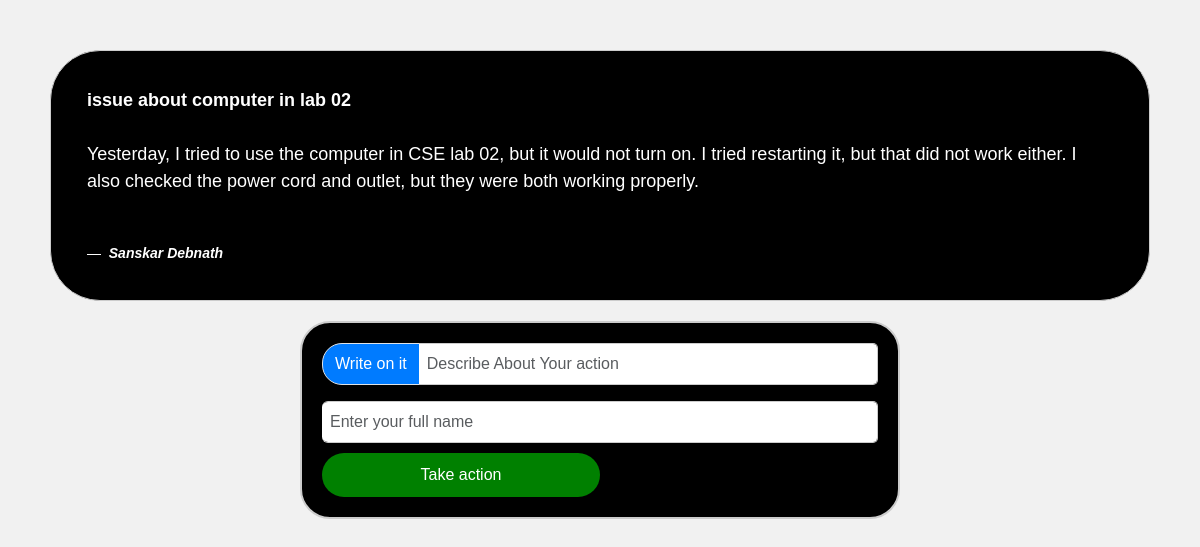
The page /action.php?id=sans@2023-y3&sl=58 (signed in) on the database its author committed.
### tables this page shows
CREATE TABLE `conversation` (
  `fname` varchar(30) DEFAULT NULL,
  `mname` varchar(11) NOT NULL,
  `lname` varchar(20) DEFAULT NULL,
  `subject` varchar(100) DEFAULT NULL,
  `comments` varchar(1000) NOT NULL,
  `id` varchar(40) DEFAULT NULL,
  `priority` int DEFAULT '0',
  `comments_date` date DEFAULT NULL,
  `serial` int NOT NULL,
  `token_no` varchar(60) DEFAULT NULL,
  `comment_date` datetime DEFAULT CURRENT_TIMESTAMP
);

### action.php (the view, shortened to what this page needs)
<?php
include 'server.php';
require 'globalstyle.php';
$usrid = 0;
$usr_ser = 0;
if (isset($_GET['id']) && isset($_GET['sl'])) {
  $usrid = (int) $_GET['id'];
  $usr_ser = (int) $_GET['sl'];
}
$sql = "SELECT * FROM conversation WHERE id = $usrid AND serial = $usr_ser";
$result = $connection->query($sql);
$fname = '';
$lname = '';
$subject = '';
$comments = '';
if ($result->num_rows > 0) {
  $row = $result->fetch_object();
  $fname = $row->fname;
  $lname = $row->lname;
  $subject = $row->subject;
  $comments = $row->comments;
} else {
  echo "Error: Record not found";
}
?><!DOCTYPE html>
<html lang="en">
<head>
</head>
<body>
  <div class="card">
    <div class="card-body">
      <blockquote class="blockquote mb-0">
        <p>
          <b><?php echo $subject; ?><br><br></b>
          <?php echo $comments; ?>
        </p><br>
        <footer class="blockquote-footer"><cite title="Source Title"><b>
          <?php echo $fname . " " . $lname; ?></b></cite></footer>
      </blockquote>
    </div>
  </div>
  <form action="adminpage.php?admin=6" method="POST" class="Form_submit" id="Form_submit">
    <div class="input-group mb-3">
      <span class="input-group-text" id="basic-addon1">Write on it</span>
      <input type="text" class="form-control" placeholder="Describe About Your action" aria-label="Username"
        aria-describedby="basic-addon1" name="Desc">
    </div>
    <input type="text" class="form-control" placeholder="Enter your full name" aria-label="Username"
      aria-describedby="basic-addon1" name="clientname">
    <input type="submit" name="actionbtn" id="adminlogin" value="Take action" class="custom-button">
  </form>
</body>
</html>

### action.php (style rules this page uses)
body { font-family: Arial, sans-serif; background-color: #f1f1f1; padding: 50px; }
.card { border: 1px solid #ccc; border-radius: 50px; margin-bottom: 20px; padding: 20px; background-color: black; }
.blockquote { font-size: 18px; margin-bottom: 0; color: white; }
.blockquote-footer { font-size: 14px; color: #666; margin-top: 5px; color: white; }
.Form_submit { max-width: 600px; margin: 0 auto; padding: 20px; border: 2px solid #ccc; border-radius: 30px; background-color: black; }
.input-group { display: flex; align-items: center; margin-bottom: 10px; border-radius: 5px; }
.input-group-text { background-color: #007BFF; color: #fff; padding: 8px 12px; border-top-left-radius: 5px; border-bottom-left-radius: 5px; border-radius: 20px; }
.form-control { flex: 1; padding: 8px; border: 1px solid #ccc; border-left: none; border-top-right-radius: 5px; border-bottom-right-radius: 5px; }
.custom-button { display: block; width: 50%; padding: 10px 20px; margin-top: 10px; border: none; border-radius: 30px; font-size: 16px; background-color: green; color: white; cursor: pointer; transition: background-color 0.3s ease; }

### rows shown on the page
conversation: subject "issue about computer in lab 02", comments "Yesterday, I tried to use the computer in CSE lab 02, but it would not turn on. I tried restarting it, but that did not work either. I also checked the power cord and outlet, but they were both working properly.", fname "Sanskar", lname "Debnath"
